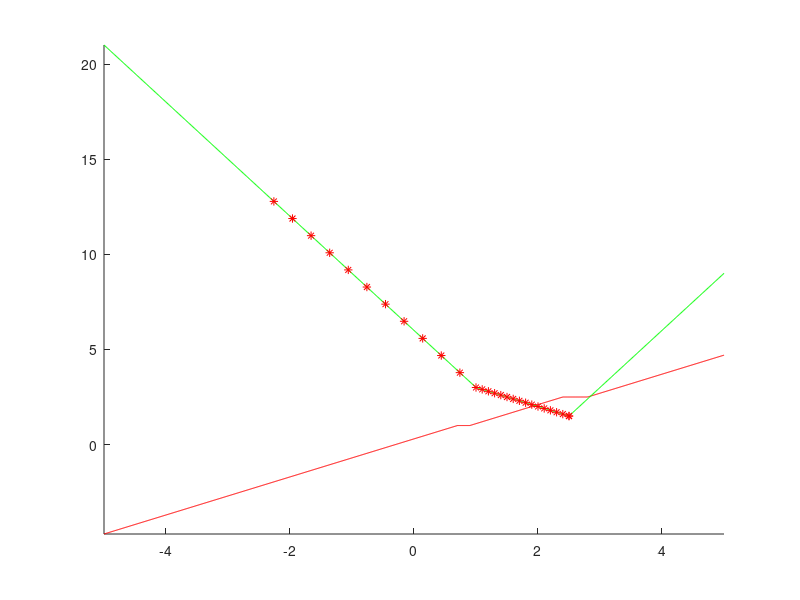

The MATLAB source for this figure:
clear all; close all;

%% parametres
pas=0.0001;
seuil=0.000001;
x_ini=-2.26;
gamma=0.1;

%% calcul de prox

x_min=-5;pas_x=0.01;x_max=5;
x=x_min:pas_x:x_max;
%f=abs(x);
f=abs(x-1)+abs(2*x-5);
hold on
%f1=@(x1)abs(x1);
f1=@(x1) abs(x1-1) + abs(2*x1-5);
% prox=@(x2)(x2-gamma).*((x2-gamma)>0)+(x2+gamma).*((x2+gamma)<0)+(x2).*((x2)==0);
prox=@(x2)(x2+3*gamma).*(x2+3*gamma<1)+(x2+gamma).*((x2+gamma)>1).*((x2+gamma)<5/2)+(x2-3*gamma).*(x2-3*gamma>5/2)+1.*(x2>=1-3*gamma).*(x2<=1-gamma)+(5/2).*(x2<=(5/2)+3*gamma).*(x2>=(5/2)-gamma);
proxi=zeros(1,length(x));
for i=1:length(x)
    proxi(i)=prox(x(i));
end
hold on
plot(x,proxi,'r')
plot(x,f,'g')
% legend('proxi',

%% algorithme du point proximal



plot(x_ini,f1(x_ini),'r*')
x_k=x_ini;
n=1;
diff=1;
while(abs(diff(n))>seuil)
    x_k2=prox(x_k(n));
    x_k=[x_k,x_k2];
    diff2=x_k2-x_k(n);
    diff=[diff,diff2];
    hold on
    plot(x_k2,f1(x_k2),'r*')
    n=n+1;
end
axis([x_min x_max -inf inf])